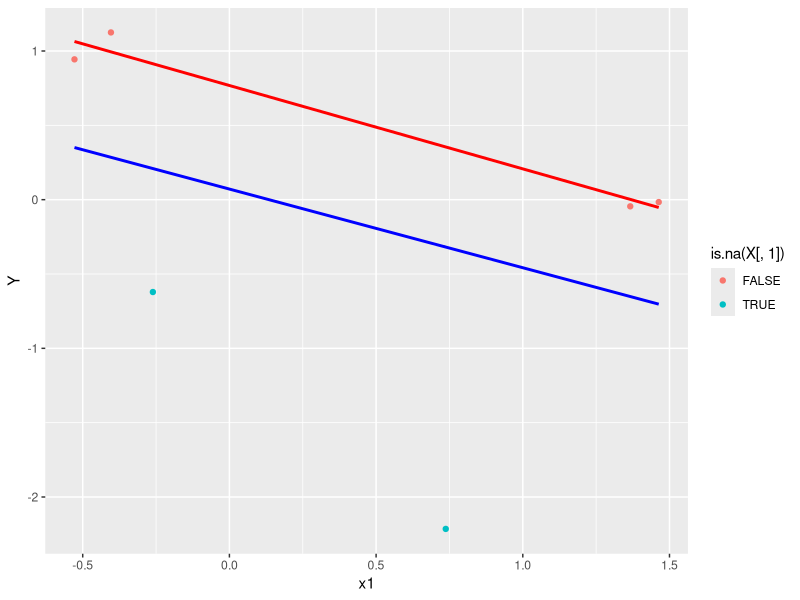
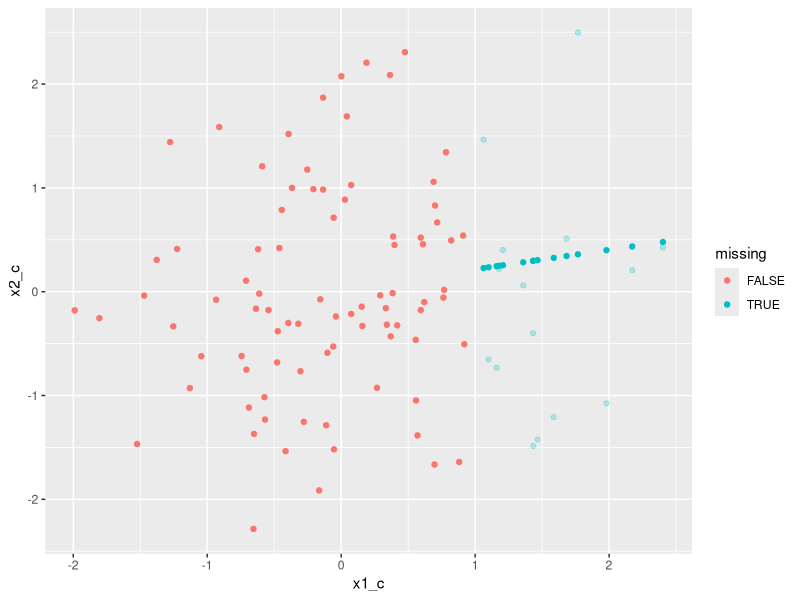
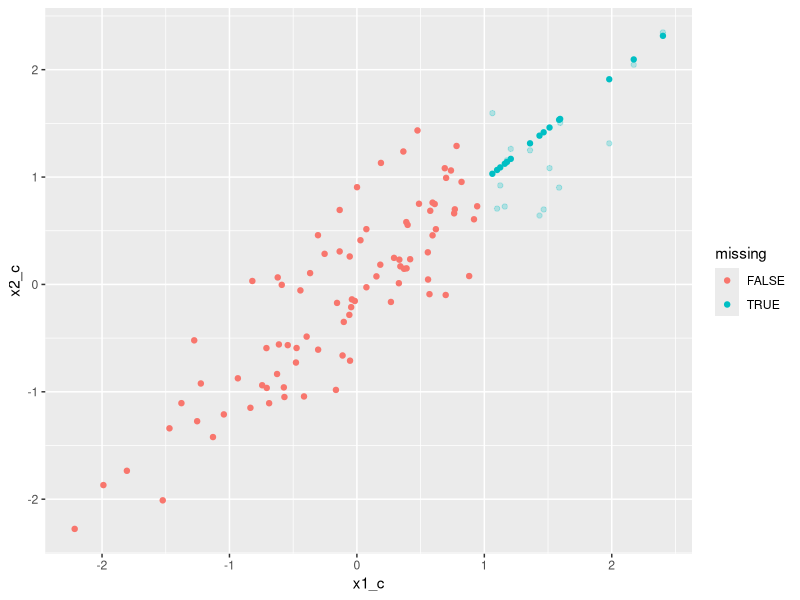

The R source for these figures, in order:
## ---- chunk 1
if(!require(tidyverse)){install.packages('tidyverse');require(tidyverse)}
## ---- chunk 2
set.seed(1)
X_c         = matrix(rnorm(12),nrow=6) %*% matrix(c(1,.75,.75,1),nrow=2)
X           = X_c
X[c(1,2),1] = NA

Y           = rnorm(nrow(X))

X_c
X
## ---- chunk 3
(summary(lm(Y~X)))
## ---- chunk 4
(summary(lm(Y~X[,2])))
## ---- chunk 5
ggplot(data = data.frame('x1' = X_c[,1],'x1NA' = X[,1], 'Y' = Y), aes(x1,Y)) + 
  geom_point(mapping = aes(color = is.na(X[,1]))) + 
  geom_smooth(method='lm', color='blue', se = FALSE) + 
  geom_smooth(mapping = aes(x1NA,Y), method='lm',na.rm = TRUE, color='red', se = FALSE)
## ---- chunk 6
M = is.na(X)
Ximpute  = X
for(j in 1:ncol(X)){
  Ximpute[M[,j],j] = mean(X[,j],na.rm=TRUE)
}
X
Ximpute
## ---- chunk 7
Xqual = c('moo','cluck','cluck','oink',NA)
tbl   = table(Xqual)
(Xqual[is.na(Xqual)] = names(tbl)[which.max(tbl)])
## ---- chunk 8
mode(Xqual)
## ---- chunk 9
M = is.na(X)
Ximpute = X
for(j in 1:ncol(X)){
  Ximpute[M[,j],j] = mean(X[,j],na.rm=TRUE)
}
## ---- chunk 10
maxIters  = 10
threshold = .01
converged = FALSE
nIters    = 0
while(!converged){
  nIters = nIters + 1
  Ximpute_old = Ximpute
  for(j in 1:ncol(X)){
    fitX_j = lm(Ximpute[,j]~Ximpute[,-j])
    Ximpute[M[,j],j] = fitX_j$fitted[M[,j]]
  }
  print(max(abs(Ximpute_old - Ximpute)/abs(Ximpute_old)))
  if( max(abs(Ximpute_old - Ximpute)/abs(Ximpute_old)) < threshold){
    converged = TRUE
  }
  if( nIters >= maxIters){
    converged  = TRUE
    warning('algorithm failed to converge')
  }
}
X
Ximpute
X_c
## ---- chunk 11
(summary(lm(Y~X)))
## ---- chunk 12
(summary(lm(Y~Ximpute)))
## ---- chunk 13
(summary(lm(Y~X_c)))
## ---- chunk 14
meanImputeF = function(X){
  Ximpute = X
  M       = is.na(X)
  for(j in 1:ncol(X)){
    Ximpute[M[,j],j] = mean(X[,j],na.rm=TRUE)
  }
  return(list('M' = M, 'Ximpute' = Ximpute))
}

iterativeF = function(X, maxIters = 10, threshold = 0.01, verbose = TRUE){
  meanImpute = meanImputeF(X)
  Ximpute    = meanImpute$Ximpute
  M          = meanImpute$M
  
  converged = FALSE
  nIters    = 0
  while(!converged){
    nIters = nIters + 1
    Ximpute_old = Ximpute
    for(j in 1:ncol(X)){
      fitX_j           = lm(Ximpute[,j]~Ximpute[,-j])
      Ximpute[M[,j],j] = fitX_j$fitted[M[,j]]
    }
    if(verbose){ print(max(abs(Ximpute_old - Ximpute)/abs(Ximpute_old))) }
    
    if( max(abs(Ximpute_old - Ximpute)/abs(Ximpute_old)) < threshold){
      converged = TRUE
    }
    if( nIters >= maxIters){
      break
      warning('algorithm failed to converge')
    }
  }
  return(Ximpute)
}
## ---- chunk 15
n           = 100
p           = 2

X_c          = matrix(rnorm(n*p),nrow=n)

X            = X_c
missing      = X_c[,1] > 1
X[missing,2] = NA

Xhat = iterativeF(X)
## ---- chunk 16
ggplot(data = data.frame('x1_c' = X_c[,1],
                         'x2_c' = X_c[,2],
                         'missing' = missing)) + 
  geom_point(mapping = aes(x = x1_c, y = x2_c, color = missing), alpha = .25) + 
  geom_point(mapping = aes(x = x1, y = x2, color = missing),
             data = data.frame('x1' = Xhat[,1],
                         'x2' = Xhat[,2],
                         'missing' = missing)) 
  
## ---- chunk 17
set.seed(1)
n           = 100
p           = 2

rho         = 0.9
Sigma       = matrix(rho,nrow=p,ncol=p)
diag(Sigma) = 1

X_c          = matrix(rnorm(n*p),nrow=n) %*% chol(Sigma)

X            = X_c
missing      = X_c[,1] > 1
X[missing,2] = NA

Xhat = iterativeF(X)
## ---- chunk 18
ggplot(data = data.frame('x1_c' = X_c[,1],
                         'x2_c' = X_c[,2],
                         'missing' = missing)) + 
  geom_point(mapping = aes(x = x1_c, y = x2_c, color = missing), alpha = .25) + 
  geom_point(mapping = aes(x = x1, y = x2, color = missing),
             data = data.frame('x1' = Xhat[,1],
                         'x2' = Xhat[,2],
                         'missing' = missing)) 
  
